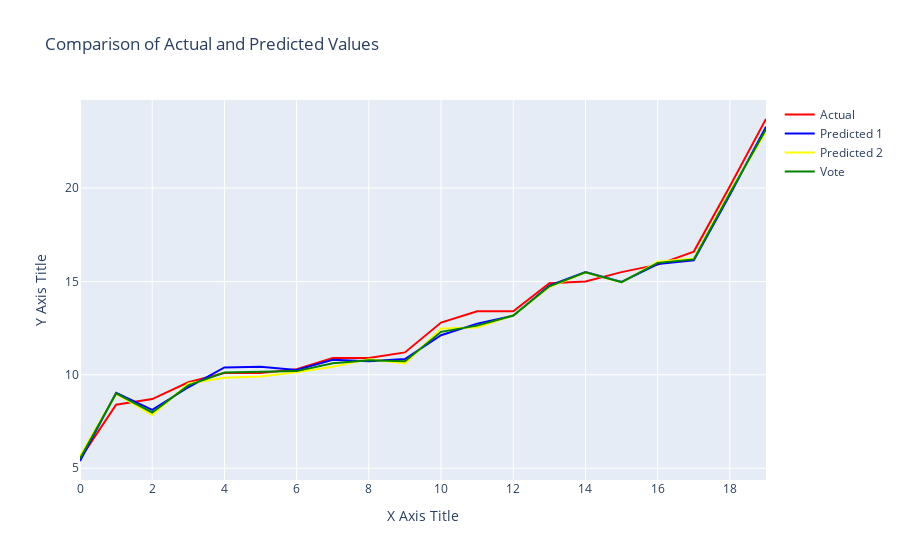

The cell this chart's notebook holds for it:
### Markdown cell above
# **plot plotly**

### Code cell
import plotly.graph_objs as go
x=gabungan.index.values
# Define traces for each line
trace_actual = go.Scatter(x=x, y=gabungan['Actual'].values, mode='lines', name='Actual',line=dict(color='red'))
trace_pred_1 = go.Scatter(x=x, y=gabungan['Predicted 1'].values, mode='lines', name='Predicted 1',line=dict(color='blue'))
trace_pred_2 = go.Scatter(x=x, y=gabungan['Predicted 2'].values, mode='lines', name='Predicted 2',line=dict(color='yellow'))
trace_pred_v = go.Scatter(x=x, y=gabungan['vote'].values, mode='lines', name='Vote',line=dict(color='green'))

# Create the plotly figure
fig = go.Figure()

# Add traces to the figure
fig.add_trace(trace_actual)
fig.add_trace(trace_pred_1)
fig.add_trace(trace_pred_2)
fig.add_trace(trace_pred_v)

# Update layout
fig.update_layout(
    title="Comparison of Actual and Predicted Values",
    xaxis_title="X Axis Title",
    yaxis_title="Y Axis Title",
    #xaxis_tickfont=dict(size=10)
)

# Show plot
fig.show()

### Figure 1 — Plotly figure (JSON) as saved in the notebook; plotly's stock layout.template omitted (floating-point values rounded to 4 significant figures)
{"data": [{"line": {"color": "red"}, "mode": "lines", "name": "Actual", "type": "scatter", "x": [0, 1, 2, 3, 4, 5, 6, 7, 8, 9, 10, 11, 12, 13, 14, 15, 16, 17, 18, 19], "y": [5.5, 8.4, 8.7, 9.6, 10.1, 10.1, 10.3, 10.9, 10.9, 11.2, 12.8, 13.4, 13.4, 14.9, 15, 15.5, 15.9, 16.6, 20.1, 23.7]}, {"line": {"color": "blue"}, "mode": "lines", "name": "Predicted 1", "type": "scatter", "x": [0, 1, 2, 3, 4, 5, 6, 7, 8, 9, 10, 11, 12, 13, 14, 15, 16, 17, 18, 19], "y": [5.385, 9.035, 8.122, 9.335, 10.4, 10.43, 10.26, 10.81, 10.73, 10.84, 12.12, 12.74, 13.17, 14.78, 15.5, 14.97, 15.93, 16.14, 19.65, 23.28]}, {"line": {"color": "yellow"}, "mode": "lines", "name": "Predicted 2", "type": "scatter", "x": [0, 1, 2, 3, 4, 5, 6, 7, 8, 9, 10, 11, 12, 13, 14, 15, 16, 17, 18, 19], "y": [5.657, 8.975, 7.845, 9.535, 9.846, 9.908, 10.14, 10.43, 10.84, 10.61, 12.48, 12.53, 13.19, 14.7, 15.48, 14.94, 16.06, 16.23, 19.8, 23.03]}, {"line": {"color": "green"}, "mode": "lines", "name": "Vote", "type": "scatter", "x": [0, 1, 2, 3, 4, 5, 6, 7, 8, 9, 10, 11, 12, 13, 14, 15, 16, 17, 18, 19], "y": [5.521, 9.005, 7.983, 9.435, 10.12, 10.17, 10.2, 10.62, 10.79, 10.73, 12.3, 12.64, 13.18, 14.74, 15.49, 14.96, 16.0, 16.18, 19.72, 23.15]}], "layout": {"title": {"text": "Comparison of Actual and Predicted Values"}, "xaxis": {"title": {"text": "X Axis Title"}}, "yaxis": {"title": {"text": "Y Axis Title"}}}}
